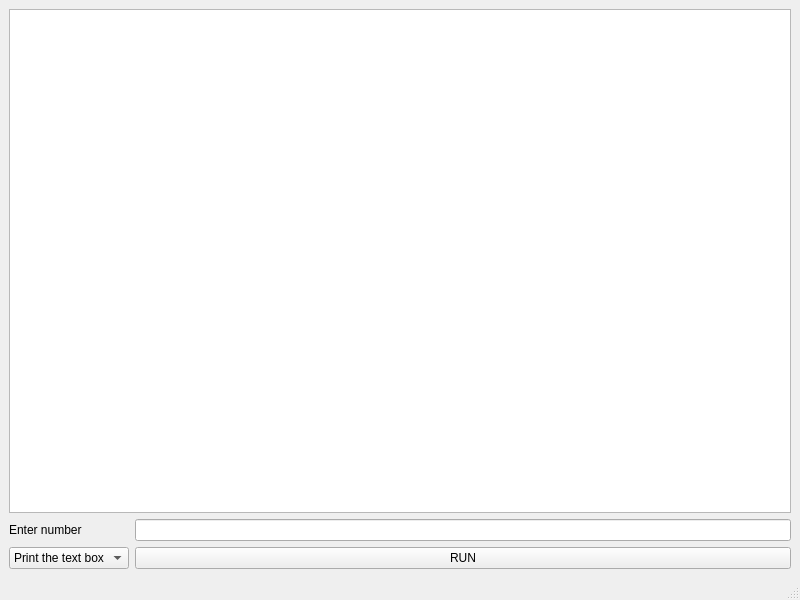
<?xml version="1.0" encoding="UTF-8"?>
<ui version="4.0">
 <class>MainWindow</class>
 <widget class="QMainWindow" name="MainWindow">
  <property name="geometry">
   <rect>
    <x>0</x>
    <y>0</y>
    <width>800</width>
    <height>600</height>
   </rect>
  </property>
  <property name="windowTitle">
   <string>MainWindow</string>
  </property>
  <widget class="QWidget" name="centralwidget">
   <layout class="QGridLayout" name="gridLayout">
    <item row="2" column="1">
     <widget class="QPushButton" name="pushButton">
      <property name="text">
       <string>RUN</string>
      </property>
     </widget>
    </item>
    <item row="1" column="1">
     <widget class="QLineEdit" name="lineEdit">
      <property name="text">
       <string/>
      </property>
     </widget>
    </item>
    <item row="1" column="0">
     <widget class="QLabel" name="label">
      <property name="text">
       <string>Enter number</string>
      </property>
     </widget>
    </item>
    <item row="0" column="0" colspan="2">
     <widget class="QTextEdit" name="textEdit"/>
    </item>
    <item row="2" column="0">
     <widget class="QComboBox" name="comboBox">
      <item>
       <property name="text">
        <string>Print the text box</string>
       </property>
      </item>
      <item>
       <property name="text">
        <string>Write the file</string>
       </property>
      </item>
     </widget>
    </item>
   </layout>
  </widget>
  <widget class="QMenuBar" name="menubar">
   <property name="geometry">
    <rect>
     <x>0</x>
     <y>0</y>
     <width>800</width>
     <height>22</height>
    </rect>
   </property>
  </widget>
  <widget class="QStatusBar" name="statusbar"/>
 </widget>
 <resources/>
 <connections/>
</ui>
